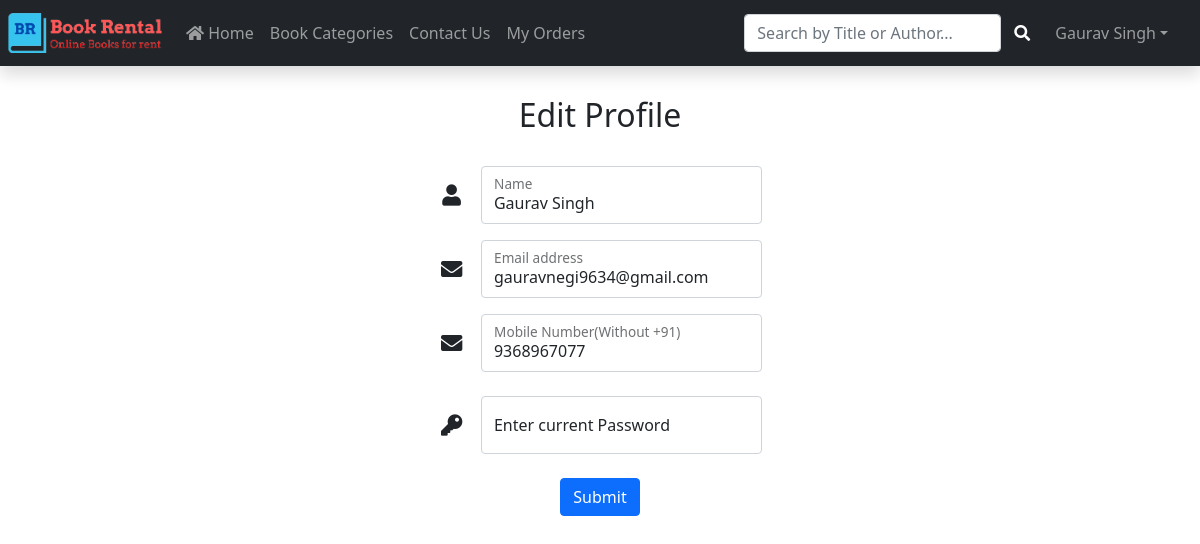
/profile.php (signed in), run on the app's committed database.
### tables this page shows
CREATE TABLE `users` (
  `id` int(11) NOT NULL,
  `name` varchar(80) NOT NULL,
  `email` varchar(50) NOT NULL,
  `mobile` bigint(20) NOT NULL,
  `doj` datetime NOT NULL,
  `password` varchar(255) NOT NULL
);

### profile.php (the view, shortened to what this page needs)
<?php
require('header.php');
$userId = $_SESSION['USER_ID'];
$res = mysqli_query($con, "select * from users where id='$userId'");
$row = mysqli_fetch_assoc($res);
$nameAuto = $row['name'];
$emailAuto = $row['email'];
$mobileAuto = $row['mobile'];
?>
<div class="container">
    <div class="row justify-content-center">
        <div class="col-lg-12 col-xl-11">
            <div class="card-body p-md-5">
                <div class="row justify-content-center align-content-center">
                    <div class="col-md-10 col-lg-6 col-xl-5 order-2 order-lg-1">
                        <div class="d-flex justify-content-center mb-3 mb-lg-4">
                            <h2>Edit Profile</h2>
                        </div>
                        <form class="mx-1 mx-md-4" method="post" autocomplete="off">
                            <div class="d-flex align-items-center ">
                                <i class="fas fa-user fa-lg me-3 fa-fw"></i>
                                <div class="form-floating flex-fill">
                                    <input type="text" class="form-control" id="name" name="name" placeholder="name1234"
                                        value="<?php echo $nameAuto ?>" required />
                                    <label for="name">Name</label>
                                </div>
                            </div>
                            <div class="d-flex align-items-center mb-2">
                                <i class="fas fa-envelope fa-lg me-3 fa-fw"></i>
                                <div class="form-floating flex-fill">
                                    <input type="email" class="form-control" id="email" name="email"
                                        placeholder="name@example.com" value="<?php echo $emailAuto ?>" required />
                                    <label for="email">Email address</label>
                                </div>
                            </div>
                            <div class="d-flex align-items-center mb-2">
                                <i class="fas fa-envelope fa-lg me-3 fa-fw"></i>
                                <div class="form-floating flex-fill">
                                    <input type="number" min="1111111111" max="9999999999" class="form-control"
                                        id="mobile" name="mobile" placeholder="number" value="<?php echo $mobileAuto ?>"
                                        required />
                                    <label for="mobile">Mobile Number(Without +91)</label>
                                </div>
                            </div>
                            <div class="d-flex align-items-center mt-4 mb-4">
                                <i class="fas fa-key fa-lg me-3 fa-fw"></i>
                                <div class="form-floating flex-fill">
                                    <input type="password" class="form-control" id="password" name="password"
                                        placeholder="Password" value="" required />
                                    <label for="password">Enter current Password</label>
                                </div>
                            </div>
                            <div class="d-flex justify-content-center mb-3 mb-lg-4">
                                <button type="submit" name="submit" id="submit" class="btn btn-primary">
                                    Submit
                                </button>
                            </div>
                        </form>
                    </div>
                </div>
            </div>
        </div>
    </div>
</div>

### css/Style.css (style rules this page uses)
html { scroll-behavior: smooth; }

### data on the page
users: name "Gaurav Singh", email "gauravnegi9634@gmail.com", mobile "9368967077"

### other printed values
$userName "Gaurav Singh"
